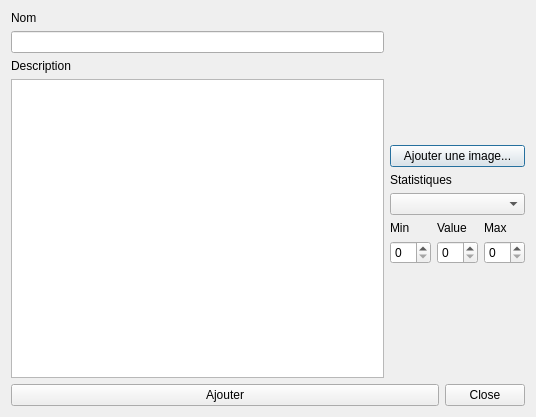
<?xml version="1.0" encoding="UTF-8"?>
<ui version="4.0">
 <class>AddItemWindow</class>
 <widget class="QDialog" name="AddItemWindow">
  <property name="geometry">
   <rect>
    <x>0</x>
    <y>0</y>
    <width>536</width>
    <height>417</height>
   </rect>
  </property>
  <property name="windowTitle">
   <string>Dialog</string>
  </property>
  <layout class="QVBoxLayout" name="verticalLayout_12">
   <item>
    <layout class="QVBoxLayout" name="verticalLayout_11">
     <item>
      <layout class="QHBoxLayout" name="horizontalLayout_2">
       <item>
        <layout class="QVBoxLayout" name="verticalLayout_4">
         <item>
          <layout class="QVBoxLayout" name="verticalLayout_2">
           <item>
            <widget class="QLabel" name="label">
             <property name="text">
              <string>Nom</string>
             </property>
            </widget>
           </item>
           <item>
            <widget class="QLineEdit" name="nameField"/>
           </item>
          </layout>
         </item>
         <item>
          <layout class="QVBoxLayout" name="verticalLayout_3">
           <item>
            <widget class="QLabel" name="label_2">
             <property name="text">
              <string>Description</string>
             </property>
            </widget>
           </item>
           <item>
            <widget class="QPlainTextEdit" name="descriptionField"/>
           </item>
          </layout>
         </item>
        </layout>
       </item>
       <item>
        <layout class="QVBoxLayout" name="verticalLayout_10">
         <item>
          <layout class="QVBoxLayout" name="verticalLayout">
           <item>
            <widget class="QLabel" name="picDisplay">
             <property name="minimumSize">
              <size>
               <width>128</width>
               <height>128</height>
              </size>
             </property>
             <property name="maximumSize">
              <size>
               <width>128</width>
               <height>128</height>
              </size>
             </property>
             <property name="text">
              <string/>
             </property>
            </widget>
           </item>
           <item>
            <widget class="QPushButton" name="picButton">
             <property name="text">
              <string>Ajouter une image...</string>
             </property>
            </widget>
           </item>
          </layout>
         </item>
         <item>
          <layout class="QVBoxLayout" name="verticalLayout_9">
           <item>
            <layout class="QVBoxLayout" name="verticalLayout_5">
             <item>
              <widget class="QLabel" name="label_3">
               <property name="text">
                <string>Statistiques</string>
               </property>
              </widget>
             </item>
             <item>
              <widget class="QComboBox" name="statNameComboBox"/>
             </item>
            </layout>
           </item>
           <item>
            <layout class="QHBoxLayout" name="horizontalLayout">
             <item>
              <layout class="QVBoxLayout" name="verticalLayout_8">
               <item>
                <widget class="QLabel" name="label_4">
                 <property name="text">
                  <string>Min</string>
                 </property>
                </widget>
               </item>
               <item>
                <widget class="QSpinBox" name="minField"/>
               </item>
              </layout>
             </item>
             <item>
              <layout class="QVBoxLayout" name="verticalLayout_7">
               <item>
                <widget class="QLabel" name="label_5">
                 <property name="text">
                  <string>Value</string>
                 </property>
                </widget>
               </item>
               <item>
                <widget class="QSpinBox" name="valueField"/>
               </item>
              </layout>
             </item>
             <item>
              <layout class="QVBoxLayout" name="verticalLayout_6">
               <item>
                <widget class="QLabel" name="label_6">
                 <property name="text">
                  <string>Max</string>
                 </property>
                </widget>
               </item>
               <item>
                <widget class="QSpinBox" name="maxField"/>
               </item>
              </layout>
             </item>
            </layout>
           </item>
           <item>
            <spacer name="verticalSpacer">
             <property name="orientation">
              <enum>Qt::Vertical</enum>
             </property>
             <property name="sizeHint" stdset="0">
              <size>
               <width>20</width>
               <height>40</height>
              </size>
             </property>
            </spacer>
           </item>
          </layout>
         </item>
        </layout>
       </item>
      </layout>
     </item>
     <item>
      <layout class="QHBoxLayout" name="horizontalLayout_3">
       <item>
        <widget class="QPushButton" name="addButton">
         <property name="sizePolicy">
          <sizepolicy hsizetype="Expanding" vsizetype="Fixed">
           <horstretch>0</horstretch>
           <verstretch>0</verstretch>
          </sizepolicy>
         </property>
         <property name="text">
          <string>Ajouter</string>
         </property>
        </widget>
       </item>
       <item>
        <widget class="QDialogButtonBox" name="buttonBox">
         <property name="sizePolicy">
          <sizepolicy hsizetype="Fixed" vsizetype="Fixed">
           <horstretch>0</horstretch>
           <verstretch>0</verstretch>
          </sizepolicy>
         </property>
         <property name="orientation">
          <enum>Qt::Horizontal</enum>
         </property>
         <property name="standardButtons">
          <set>QDialogButtonBox::Close</set>
         </property>
        </widget>
       </item>
      </layout>
     </item>
    </layout>
   </item>
  </layout>
 </widget>
 <resources/>
 <connections>
  <connection>
   <sender>buttonBox</sender>
   <signal>accepted()</signal>
   <receiver>AddItemWindow</receiver>
   <slot>accept()</slot>
   <hints>
    <hint type="sourcelabel">
     <x>248</x>
     <y>254</y>
    </hint>
    <hint type="destinationlabel">
     <x>157</x>
     <y>274</y>
    </hint>
   </hints>
  </connection>
  <connection>
   <sender>buttonBox</sender>
   <signal>rejected()</signal>
   <receiver>AddItemWindow</receiver>
   <slot>reject()</slot>
   <hints>
    <hint type="sourcelabel">
     <x>316</x>
     <y>260</y>
    </hint>
    <hint type="destinationlabel">
     <x>286</x>
     <y>274</y>
    </hint>
   </hints>
  </connection>
 </connections>
</ui>
